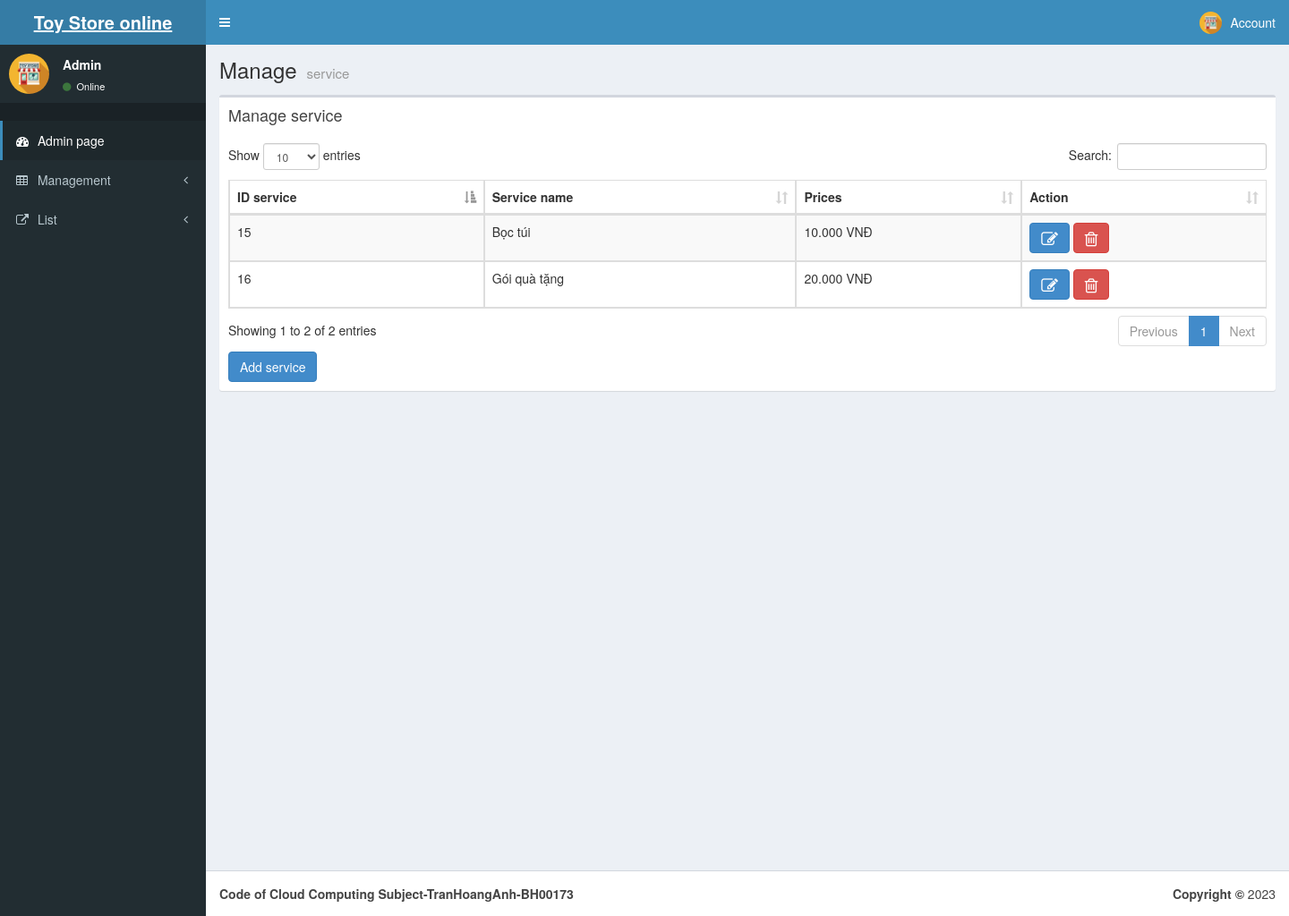
The app's page /Admin/quanlydv.php with its own data.
### tables this page shows
CREATE TABLE `dichvu` (
  `madv` bigint(20) NOT NULL,
  `tendv` varchar(200) NOT NULL,
  `gia` double NOT NULL
);

### Admin/quanlydv.php (the view, shortened to what this page needs)
<?php
 include "head.php";
?>
  <body class="hold-transition skin-blue sidebar-mini">
    <div class="wrapper">
    <?php
 include "Header.php";
?>
    <?php
 include "aside.php";
?>
      <div class="content-wrapper">
        <section class="content-header">
          <h1>
            Manage
            <small>service</small>
          </h1>
        </section>
        <section class="content">
          <div class="row">
            <div class="col-xs-12">
              <div class="box">
                <div class="box-header">
                  <h3 class="box-title">Manage service</h3>
                </div>
                <div class="box-body">
                  <table id="example1" class="table table-bordered table-striped">
                    <thead>
                      <tr>
                       <th>ID service</th>
                        <th> Service name</th>
                        <th>Prices</th>
                        <th>Action</th>
                      </tr>
                    </thead>
                    <tbody>
                    <?php
                         require '../inc/myconnect.php';
                         $sql="SELECT  madv,tendv,gia   from dichvu  ";
                         $result = $conn->query($sql);
                         if ($result->num_rows > 0) {
                          while($row = $result->fetch_assoc()) {
                      ?>
                        <tr>
                        <td><?php  echo $row["madv"] ?></td>
                        <td><?php  echo $row["tendv"] ?></td>
                        <td><?php  echo $row["gia"] ?>.000 VNĐ</td>
                        <td><a class="btn btn-primary" href="suadv.php?madv=<?php  echo $row["madv"]  ?>">
                        <i class="fa fa-edit fa-lg"<acronym title="Chỉnh sửa"></acronym></i></a>
                         <a class="btn btn-danger" onclick="return confirm('Bạn có thật sự muốn xóa không ?');" href="xoadv.php?madv=<?php  echo $row["madv"]  ?>"><i class="fa fa-trash-o fa-lg" <acronym title="Xóa">
                         </acronym></i></a></td>
                        </tr>
                        <?php
                          }
                        }
                         ?>
                    </tbody>
                  </table>
                  <div  style="text-align:left">
                <a class="btn btn-primary "href="themdv.php">
                   Add service</a>
                </div>
                </div>
              </div>
            </div>
          </div>
        </section>
      </div>
      <?php
      include "footer.php";
     ?>
    </div>
  </body>
</html>

### records on screen
dichvu: madv "15", tendv "Bọc túi", gia "10"
dichvu: madv "16", tendv "Gói quà tặng", gia "20"
